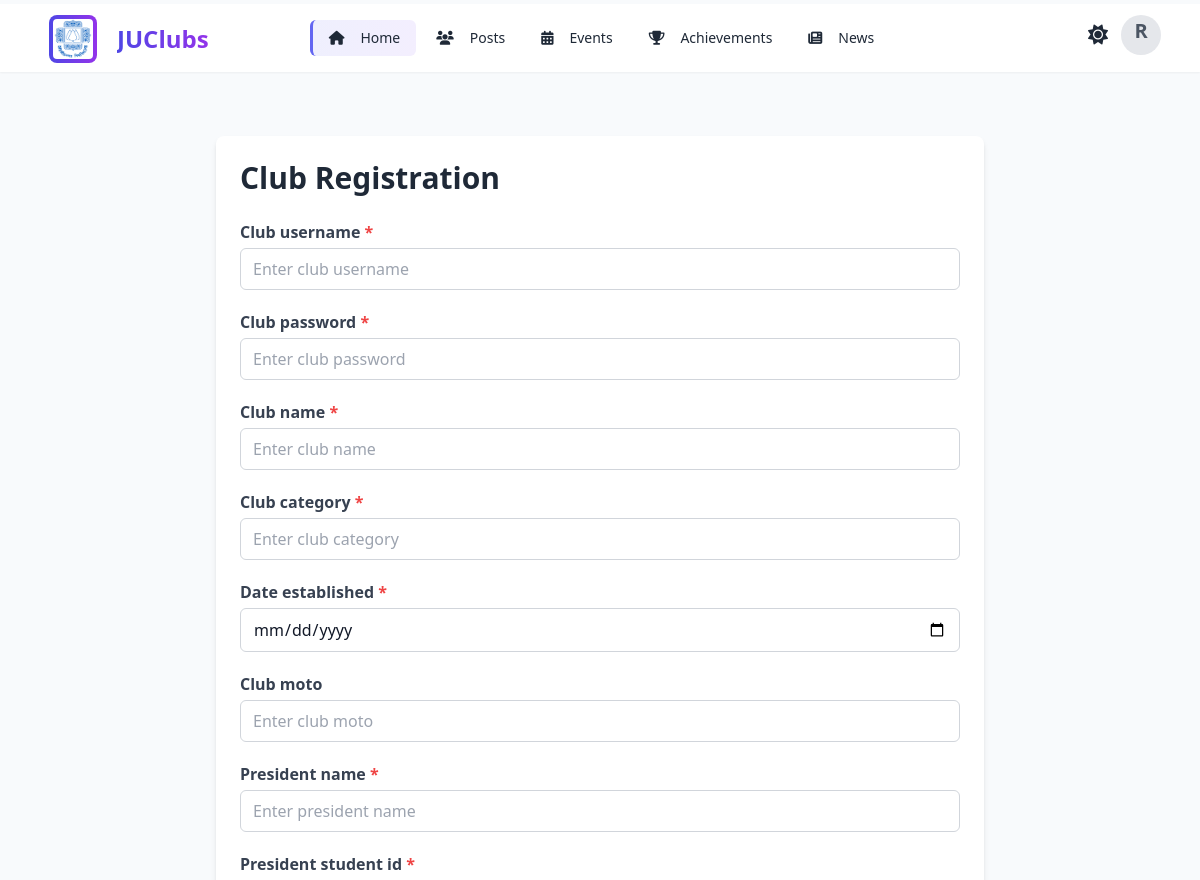
The app's page /clubs/register/ (signed in, upper part), older data.
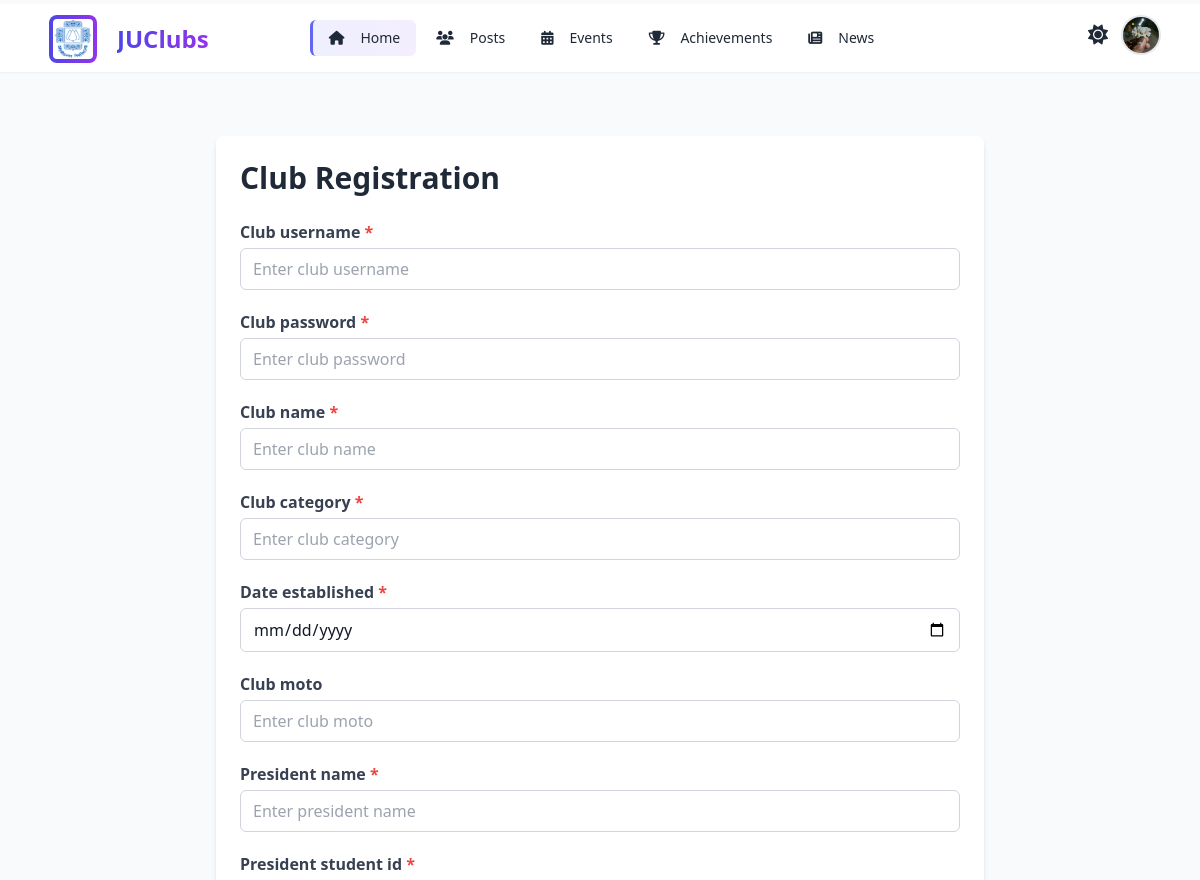
The same page, newer data.
### user/models.py (models this page shows, shortened)
class User(models.Model):
    user_username = models.CharField(max_length=150, unique=True)
    user_password = models.CharField(max_length=128)
    full_name = models.CharField(max_length=150)
    email = models.EmailField(unique=True)
    batch = models.CharField(max_length=10)
    session = models.CharField(max_length=20)
    phone = models.CharField(max_length=20, blank=True)
    department = models.CharField(max_length=100)
    date_joined = models.DateTimeField(default=timezone.now)
    is_approved = models.BooleanField(default=True)
    is_active = models.BooleanField(default=True)
    is_verified = models.BooleanField(default=False)
    verification_code = models.CharField(max_length=6, blank=True, null=True)
    code_expires_at = models.DateTimeField(null=True, blank=True)
    photo = models.ImageField(upload_to='profile_photos/', blank=True, null=True)

### clubs/views.py (the view)
# urls.py: path('register/', club_registration_view, name='register'),
def club_registration_view(request):
    if request.method == 'POST':
        form = ClubRegistrationForm(request.POST)
        if form.is_valid():
            form.save()
            messages.success(request, "Club registration submitted for review.")
            return redirect('clubs:registration_success')
    else:
        form = ClubRegistrationForm()
    return render(request, 'clubs/club_registration_form.html', {'form': form})

### clubs/forms.py
class ClubRegistrationForm(forms.ModelForm):
    club_password = forms.CharField(widget=forms.PasswordInput)
    class Meta:
        model = ClubRegistration
        exclude = ['is_approved', 'approved_club', 'reviewed_at', 'submitted_at']
    def __init__(self, *args, **kwargs):
        super().__init__(*args, **kwargs)
        for field_name, field in self.fields.items():
            label = field.label if field.label else field_name.replace('_', ' ')
            if field_name == 'date_established':
                placeholder = 'YYYY-MM-DD'
                field.widget.input_type = 'date'  # optional: show date picker
            else:
                placeholder = f'Enter {label.lower()}'
            field.widget.attrs.update({
                'class': 'w-full border border-gray-300 rounded-md py-2 px-3 text-gray-900 focus:outline-none focus:ring-2 focus:ring-indigo-500 focus:border-indigo-500',
                'placeholder': placeholder
            })

### clubs/context_processors.py (called while the page is built)
def club_count(request):
    count = Club.objects.filter(is_active=True).count()
    return {
        'club_count': count
    }

### events/context_processors.py (called while the page is built)
def total_events_count(request):
    return {
        'total_events': Event.objects.count()
    }

### templates/clubs/club_registration_form.html (shortened to what this page needs)
{% extends 'base.html' %}
{% block content %}
<div class="max-w-3xl mx-auto p-6 bg-white rounded-lg shadow-md mt-8">
  <h2 class="text-3xl font-bold mb-6 text-gray-800">Club Registration</h2>
  <form method="post" novalidate>
    {% for field in form %}
      <div class="mb-5">
        <label for="{{ field.id_for_label }}" class="block mb-1 font-semibold text-gray-700">
          {{ field.label }}
          {% if field.field.required %}<span class="text-red-500">*</span>{% endif %}
        </label>
        {{ field }}
      </div>
    {% endfor %}
  </form>
</div>
{% endblock %}

### templates/base.html (shortened to what this page needs)
{% load static %}
<!DOCTYPE html>
<html lang="en" data-theme="light">
<head>
  <link href="https://cdn.jsdelivr.net/npm/daisyui@4.4.20/dist/full.min.css" rel="stylesheet">
  <link rel="stylesheet" href="https://cdnjs.cloudflare.com/ajax/libs/font-awesome/6.5.1/css/all.min.css">
  <script src="https://cdn.tailwindcss.com"></script>
</head>
<body class="min-h-screen flex flex-col bg-slate-50 text-gray-800">
  <div class="drawer">
    <div class="drawer-content flex flex-col">
      <nav class="navbar bg-white shadow-sm px-4 lg:px-8 mt-1 animate-fade-in sticky top-0 z-40">
        <div class="navbar-start">
          <a href="{% url 'home' %}" class="btn btn-ghost text-2xl font-bold flex items-center">
            <div class="bg-gradient-to-r from-indigo-600 to-purple-600 p-1 rounded-lg mr-3">
              <img src="{% static 'images/logo-ju-small.png' %}" alt="JU Logo" class="w-10 h-10 rounded">
            </div>
            <span class="bg-clip-text text-transparent bg-gradient-to-r from-indigo-600 to-purple-600">JUClubs</span>
          </a>
        </div>
        <div class="navbar-center hidden lg:flex">
          <ul class="menu menu-horizontal px-1 gap-1">
            <li><a href="{% url 'home' %}" class="nav-link active-nav"><i class="fa-solid fa-house mr-2"></i>Home</a></li>
            <li><a href="{% url 'posts:list' %}" class="nav-link"><i class="fa-solid fa-users mr-2"></i>Posts</a></li>
            <li><a href="#" class="nav-link"><i class="fa-solid fa-calendar-days mr-2"></i>Events</a></li>
            <li><a href="#" class="nav-link"><i class="fa-solid fa-trophy mr-2"></i>Achievements</a></li>
            <li><a href="#" class="nav-link"><i class="fa-solid fa-newspaper mr-2"></i>News</a></li>
          </ul>
        </div>
        <div class="navbar-end space-x-4">
          {% if request.user.is_authenticated or logged_user or logged_club %}
            <div class="flex items-center space-x-3">
              <div class="tooltip tooltip-bottom" data-tip="Toggle theme">
                <label class="swap swap-rotate hover:scale-110 transition-transform">
                  <input type="checkbox" class="theme-controller" value="dark" />
                  <i class="fa-solid fa-sun swap-off text-xl"></i>
                </label>
              </div>
              <div class="dropdown dropdown-end">
                <div tabindex="0" class="btn btn-ghost btn-circle avatar tooltip tooltip-bottom profile-avatar"
                     data-tip="{% if request.user.is_superuser %}Admin{% elif logged_user %}{{ logged_user.full_name|default:logged_user.user_username }}{% elif logged_club %}{{ logged_club.name }}{% endif %}">
                  <div class="w-10 h-10 rounded-full bg-gray-200 border-2 border-dashed overflow-hidden flex items-center justify-center text-xl font-bold text-gray-600">
                    {% if request.user.is_superuser %}
                      <img src="{% static 'images/logo-ju-small.png' %}" alt="Admin Logo" class="object-cover w-full h-full" />
                    {% elif logged_user and logged_user.photo %}
                      <img src="{{ logged_user.photo.url }}" alt="{{ logged_user.full_name }}" class="object-cover w-full h-full" />
                    {% elif logged_user %}
                      {{ logged_user.full_name|default:logged_user.user_username|first|upper }}
                    {% elif logged_club and logged_club.logo %}
                      <img src="{{ logged_club.logo.url }}" alt="{{ logged_club.name }}" class="object-cover w-full h-full" />
                    {% elif logged_club %}
                      {{ logged_club.name|first|upper }}
                    {% endif %}
                  </div>
                </div>
              </div>
            </div>
          {% endif %}
        </div>
      </nav>
      <main class="flex-grow px-4 md:px-8 py-8 animate-fade-in">
         {% block content %}
         {% endblock %}
      </main>
    </div>
    <div class="drawer-side z-50">
      <label for="my-drawer" class="drawer-overlay"></label>
    </div>
  </div>
</body>
</html>

Row changes from the older to the newer data that the page shows:
changed User: full_name "Rakib" → "Rakibul Islam" (drawn); photo: picture added; full_name|first "R" → (not shown)
